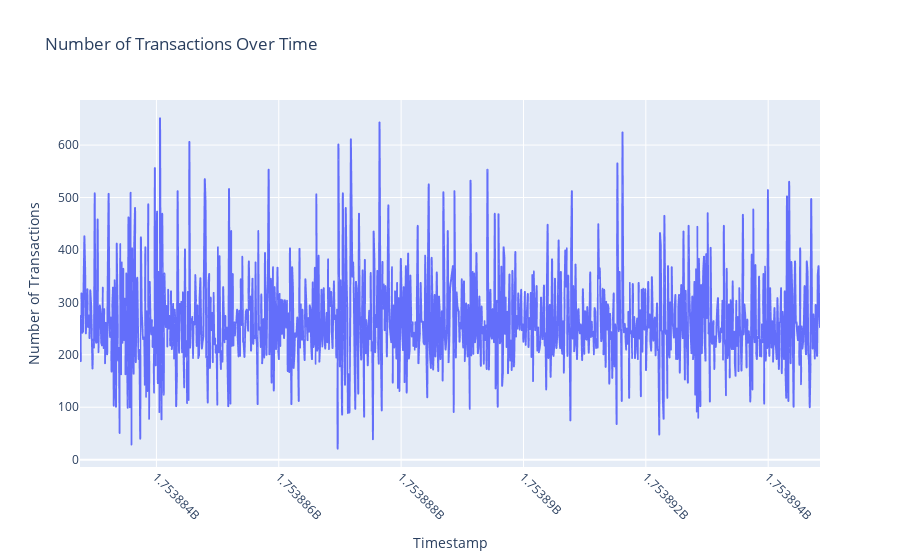

The code cell stored with this chart in its notebook:
### Markdown cell above
### Plot The Number of Transactions Over Time

### Code cell
# Create the line plot using Plotly Express
fig = px.line(block_df, x='timestamp', y='transactions', title='Number of Transactions Over Time')

# Update the layout to include axis labels and rotate the x-axis ticks
fig.update_layout(
    xaxis_title='Timestamp',
    yaxis_title='Number of Transactions',
    xaxis=dict(tickangle=45)
)


# Display the plot
fig.show()

### Figure 1 — Plotly figure (JSON) as saved in the notebook; plotly's stock layout.template omitted (floating-point values rounded to 4 significant figures; data arrays with more than 128 entries replaced by an {"elided": "..."} marker saying what was removed)
{"data": [{"hovertemplate": "timestamp=%{x}<br>transactions=%{y}<extra></extra>", "legendgroup": "", "line": {"color": "#636efa", "dash": "solid"}, "marker": {"symbol": "circle"}, "mode": "lines", "name": "", "showlegend": false, "type": "scattergl", "x": {"elided": "1001 int values"}, "xaxis": "x", "y": {"elided": "1001 int values"}, "yaxis": "y"}], "layout": {"legend": {"tracegroupgap": 0}, "title": {"text": "Number of Transactions Over Time"}, "xaxis": {"anchor": "y", "domain": [0, 1], "tickangle": 45, "title": {"text": "Timestamp"}}, "yaxis": {"anchor": "x", "domain": [0, 1], "title": {"text": "Number of Transactions"}}}}
